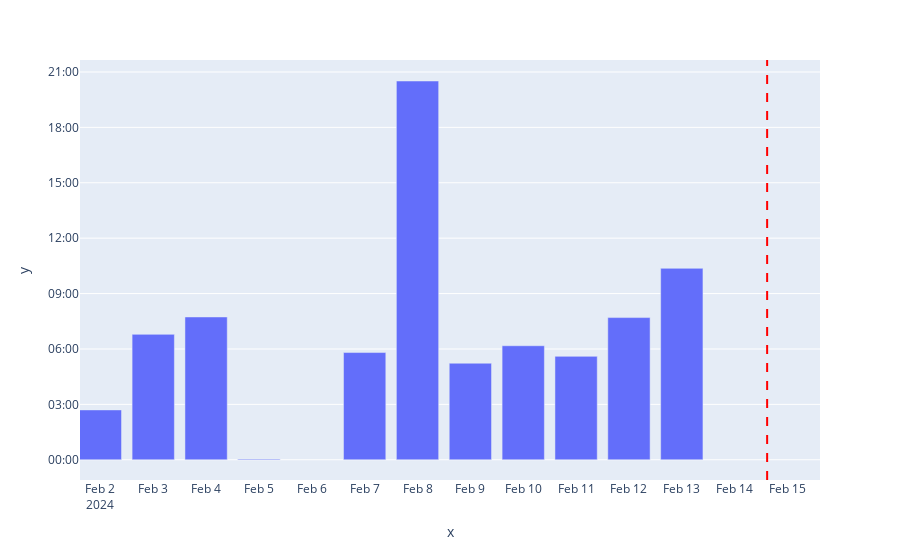

Notebook code for this chart:
### Code cell
import plotly.express as px
fig = px.bar(y = df2["time"], x = df2.index)
fig.update_layout(yaxis_tickformat='%H:%M')
fig.update_xaxes(type="date", range=[dt.datetime.today().replace(day=1), dt.datetime.today() + dt.timedelta(days = 1)], tickmode = "linear")
fig.add_vline(x = dt.datetime.today(), line_dash="dash", line_color="red")
fig.show()

### Figure 1 — Plotly figure (JSON) as saved in the notebook; plotly's stock layout.template omitted (floating-point values rounded to 4 significant figures)
{"data": [{"alignmentgroup": "True", "hovertemplate": "x=%{x}<br>y=%{y}<extra></extra>", "legendgroup": "", "marker": {"color": "#636efa", "pattern": {"shape": ""}}, "name": "", "offsetgroup": "", "orientation": "v", "showlegend": false, "textposition": "auto", "type": "bar", "x": ["2024-01-29", "2024-01-31", "2024-02-02", "2024-02-03", "2024-02-04", "2024-02-05", "2024-02-07", "2024-02-08", "2024-02-09", "2024-02-10", "2024-02-11", "2024-02-12", "2024-02-13"], "xaxis": "x", "y": ["1970-01-01T09:43:20", "1970-01-01T00:03:00", "1970-01-01T02:42:00", "1970-01-01T06:47:30", "1970-01-01T07:44:00", "1970-01-01T00:02:30", "1970-01-01T05:48:20", "1970-01-01T20:30:40", "1970-01-01T05:13:40", "1970-01-01T06:10:30", "1970-01-01T05:36:00", "1970-01-01T07:42:00", "1970-01-01T10:22:00"], "yaxis": "y"}], "layout": {"autosize": true, "barmode": "relative", "legend": {"tracegroupgap": 0}, "margin": {"t": 60}, "shapes": [{"line": {"color": "red", "dash": "dash"}, "type": "line", "x0": "2024-02-14T14:44:44.848909", "x1": "2024-02-14T14:44:44.848909", "xref": "x", "y0": 0, "y1": 1, "yref": "y domain"}], "xaxis": {"anchor": "y", "domain": [0, 1], "range": ["2024-02-01T14:44:44.848033", "2024-02-15T14:44:44.848040"], "tickmode": "linear", "title": {"text": "x"}, "type": "date"}, "yaxis": {"anchor": "x", "autorange": true, "domain": [0, 1], "range": ["1969-12-31 22:54:16.1111", "1970-01-01 21:38:53.8889"], "tickformat": "%H:%M", "title": {"text": "y"}, "type": "date"}}}
